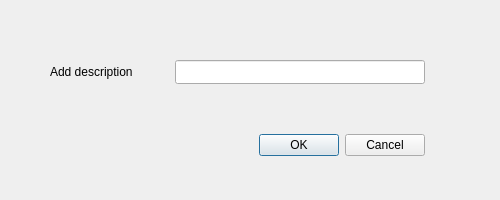
<?xml version="1.0" encoding="UTF-8"?>
<ui version="4.0">
 <class>save_password</class>
 <widget class="QDialog" name="save_password">
  <property name="geometry">
   <rect>
    <x>0</x>
    <y>0</y>
    <width>500</width>
    <height>200</height>
   </rect>
  </property>
  <property name="minimumSize">
   <size>
    <width>500</width>
    <height>200</height>
   </size>
  </property>
  <property name="maximumSize">
   <size>
    <width>500</width>
    <height>200</height>
   </size>
  </property>
  <property name="windowTitle">
   <string>Save password</string>
  </property>
  <widget class="QDialogButtonBox" name="buttonBox">
   <property name="geometry">
    <rect>
     <x>0</x>
     <y>130</y>
     <width>425</width>
     <height>30</height>
    </rect>
   </property>
   <property name="orientation">
    <enum>Qt::Horizontal</enum>
   </property>
   <property name="standardButtons">
    <set>QDialogButtonBox::Cancel|QDialogButtonBox::Ok</set>
   </property>
  </widget>
  <widget class="QLineEdit" name="Description">
   <property name="geometry">
    <rect>
     <x>175</x>
     <y>60</y>
     <width>250</width>
     <height>24</height>
    </rect>
   </property>
   <property name="readOnly">
    <bool>false</bool>
   </property>
  </widget>
  <widget class="QLabel" name="Description_label">
   <property name="geometry">
    <rect>
     <x>50</x>
     <y>60</y>
     <width>100</width>
     <height>24</height>
    </rect>
   </property>
   <property name="text">
    <string>Add description</string>
   </property>
  </widget>
 </widget>
 <resources/>
 <connections>
  <connection>
   <sender>buttonBox</sender>
   <signal>rejected()</signal>
   <receiver>save_password</receiver>
   <slot>reject()</slot>
   <hints>
    <hint type="sourcelabel">
     <x>389</x>
     <y>145</y>
    </hint>
    <hint type="destinationlabel">
     <x>468</x>
     <y>145</y>
    </hint>
   </hints>
  </connection>
 </connections>
</ui>
